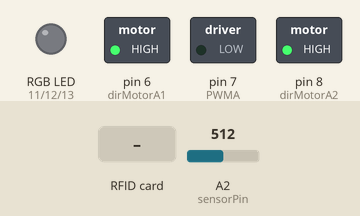
A sketch run on a simulated Arduino Leonardo, built with avr-gcc and run on an emulated ATmega32U4. On the bench: switched loads named in the sketch (green lamp = pin HIGH), an RGB LED mixed from three pins (HIGH = lit). The test bench sets the inputs (shaded band); at power-on: A2 (sensorPin) = 512. What the sketch prints to the serial monitor is not drawn.

Above: at 1.2 s.
1.3 s: RFID card 5E 7A 19 C4 held to the reader
At 1.7 s:
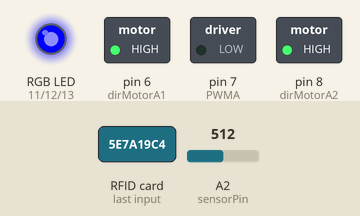
At 2.7 s:
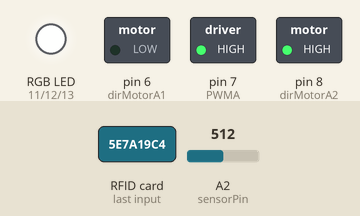
3.3 s: A2 (sensorPin) set to 44
5.0 s: A2 (sensorPin) set to 37
At 6.3 s:
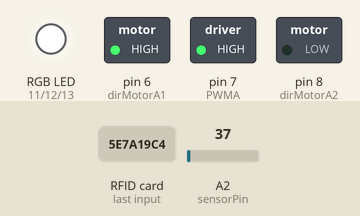
Timing chart, 0 to 12.0 s (numbered marks = the images above; inputs shaded):
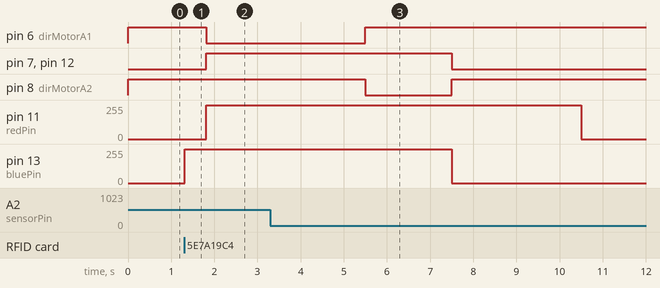

Measured:
- the behaviour switches between 41 and 40 on A2 (sensorPin) (found by bisection; images 2 and 3)
- after the input at 1.3 s, pin 6 (dirMotorA1): HIGH → LOW after 0.51 s; pin 7 (PWMA), pin 12 (greenPin): LOW → HIGH after 0.51 s; pin 11 (redPin): 0/255 → 254/255 after 0.51 s; pin 13 (bluePin): 0/255 → 254/255 at once
- after the input at 5.0 s, pin 6 (dirMotorA1): LOW → HIGH after 0.50 s instead of 2.3 s; pin 7 (PWMA), pin 12 (greenPin): HIGH → LOW after 2.5 s instead of 4.3 s; pin 11 (redPin): 254/255 → 0/255 after 5.5 s instead of 7.3 s; pin 13 (bluePin): 254/255 → 0/255 after 2.5 s instead of 4.3 s

The sketch:

ATM_nfc_ELECHOUSE_all_detect_ino.ino
```cpp
// take money when ELECHOUSE sensor detect any nfc (active or passive)

#include <PN532_HSU.h>  //libraries and initial.... for nfc UART
#include <PN532.h>
 PN532_HSU pn532hsu(Serial1);
 PN532 nfc(pn532hsu);

int redPin = 11;  //Pins RGB LED
int greenPin = 12;
int bluePin = 13;

int pwrButton1 =51 ; //boton explusion manual
int button1 =53;

int sensorPin = A2; // Detector Sensor
int valorSensor;
int PWMA = 7; //Speed motor
int dirMotorA1 = 6; // Drive motor Connector 1
int dirMotorA2= 8; // Drive motor Connector 2
int velocidad = 230; //Speed (170-254)
int tiempoExpulsion = 2000;  //para que no caiga billete. Depende de velocidad de motores

unsigned long tiempo; // Vars to delays
unsigned long t_act;

void setup()
{TCCR4B = TCCR4B & 0b000 | 0x01; // High frec Timer5 Pin 5, PWM High frecuency, silent mottors ;)

//Pin Button
pinMode(pwrButton1, OUTPUT);
pinMode(button1, INPUT);
digitalWrite(pwrButton1, HIGH);

//Pins RGB Led
pinMode(redPin, OUTPUT);
pinMode(greenPin, OUTPUT);
pinMode(bluePin, OUTPUT);

//Pins Output Motor
pinMode(6, OUTPUT);
pinMode(7, OUTPUT);
pinMode(8, OUTPUT);
paro();


Serial.begin(115200);
Serial.println("Hello!");

nfc.begin();

uint32_t versiondata = nfc.getFirmwareVersion();
  if (! versiondata) {
    Serial.print("Didn't find PN53x board");
    while (1); // halt
  }
  // Got ok data, print it out!
  Serial.print("Found chip PN5"); Serial.println((versiondata>>24) & 0xFF, HEX);
  Serial.print("Firmware ver. "); Serial.print((versiondata>>16) & 0xFF, DEC);
  Serial.print('.'); Serial.println((versiondata>>8) & 0xFF, DEC);

  // configure board to read RFID tags
  nfc.SAMConfig();
  Serial.println("Waiting for an ISO14443A Card ...");
}


void loop(){
  if ( digitalRead(button1)== HIGH) {  //boton Expulsion  --> Emergency button if nfc dont work ;)
       take();  //Give me  Money!!
       paro();
      }

  uint8_t success;
  uint8_t uid[] = { 0, 0, 0, 0, 0, 0, 0 };  // Buffer to store the returned UID
  uint8_t uidLength;                        // Length of the UID (4 or 7 bytes depending on ISO14443A card type)

  // Wait for an ISO14443A type cards (Mifare, etc.).  When one is found
  // 'uid' will be populated with the UID, and uidLength will indicate
  // if the uid is 4 bytes (Mifare Classic) or 7 bytes (Mifare Ultralight)
  success = nfc.readPassiveTargetID(PN532_MIFARE_ISO14443A, uid, &uidLength);

  if (success) {
    // Display some basic information about the card
    Serial.println("Found an ISO14443A card");
    Serial.print("  UID Length: ");Serial.print(uidLength, DEC);Serial.println(" bytes");
    Serial.print("  UID Value: ");
    nfc.PrintHex(uid, uidLength);
    Serial.println("");
    take();  //Give me  Money!!
    paro();

    if (uidLength == 4)
    {
      // We probably have a Mifare Classic card ...
      Serial.println("Seems to be a Mifare Classic card (4 byte UID)");

      // Now we need to try to authenticate it for read/write access
      // Try with the factory default KeyA: 0xFF 0xFF 0xFF 0xFF 0xFF 0xFF
      Serial.println("Trying to authenticate block 4 with default KEYA value");
      uint8_t keya[6] = { 0xFF, 0xFF, 0xFF, 0xFF, 0xFF, 0xFF };

	  // Start with block 4 (the first block of sector 1) since sector 0
	  // contains the manufacturer data and it's probably better just
	  // to leave it alone unless you know what you're doing
      success = nfc.mifareclassic_AuthenticateBlock(uid, uidLength, 4, 0, keya);

      if (success)
      {
        Serial.println("Sector 1 (Blocks 4..7) has been authenticated");
        uint8_t data[16];

        // If you want to write something to block 4 to test with, uncomment
		// the following line and this text should be read back in a minute
        // data = { 'a', 'd', 'a', 'f', 'r', 'u', 'i', 't', '.', 'c', 'o', 'm', 0, 0, 0, 0};
        // success = nfc.mifareclassic_WriteDataBlock (4, data);

        // Try to read the contents of block 4
        success = nfc.mifareclassic_ReadDataBlock(4, data);

        if (success)
        {
          // Data seems to have been read ... spit it out
          Serial.println("Reading Block 4:");
          nfc.PrintHexChar(data, 16);
          Serial.println("");

          // Wait a bit before reading the card again
          delay(1000);
        }
        else
        {
          Serial.println("Ooops ... unable to read the requested block.  Try another key?");
        }
      }
      else
      {
        Serial.println("Ooops ... authentication failed: Try another key?");
      }
    }

    if (uidLength == 7)
    {
      // We probably have a Mifare Ultralight card ...
      Serial.println("Seems to be a Mifare Ultralight tag (7 byte UID)");

      // Try to read the first general-purpose user page (#4)
      Serial.println("Reading page 4");
      uint8_t data[32];
      success = nfc.mifareultralight_ReadPage (4, data);
      if (success)
      {
        // Data seems to have been read ... spit it out
        nfc.PrintHexChar(data, 4);
        Serial.println("");

        // Wait a bit before reading the card again
        delay(1000);
      }
      else
      {
        Serial.println("Ooops ... unable to read the requested page!?");
      }
    }
  }
}


//FUNCTIONS

void adelante(){
digitalWrite (dirMotorA1,HIGH);// Turn forward Motor
digitalWrite (dirMotorA2,LOW);
analogWrite (PWMA, velocidad);
}

void atras(){
digitalWrite (dirMotorA1,LOW);// Turn backward Motor
digitalWrite (dirMotorA2,HIGH);
analogWrite (PWMA, velocidad);
}

void paro(){
digitalWrite (dirMotorA1,HIGH);// Stop Motor
digitalWrite (dirMotorA2,HIGH);
analogWrite (PWMA, 0);
}


void take(){  //TAKE A MONEY
 setColor(0,0,254); //led Blue;
 delay(500);
 setColor(254,254,254); //led White;
 valorSensor = analogRead(A2);
 tiempo= millis();
 t_act=millis();
 boolean haveMoney = true;

  while (valorSensor > 40 && haveMoney){  //load money;
   valorSensor = analogRead(A2);
   t_act=millis();
   if (t_act-tiempo>5000){ haveMoney= false;}  //empty Cash protection 5 seg
   Serial.println(haveMoney);

   atras();
   };

 delay(500);   //load little more
 while (valorSensor > 40 && haveMoney){  //check again
   valorSensor = analogRead(A2);
 // Serial.println(valorSensor);
   atras();
   };
 adelante(); //Eject money!
 delay(tiempoExpulsion);
 paro();
 if (haveMoney){setColor(0,254,0);} //led green;
  else {setColor (254,0,0);}
  setColor (254,0,0);
 delay(3000);
 setColor(0,0,0); //led OFF;
}


void setColor(int red, int green, int blue)
{
  analogWrite(redPin, red);
  analogWrite(greenPin, green);
  analogWrite(bluePin, blue);
}
```
